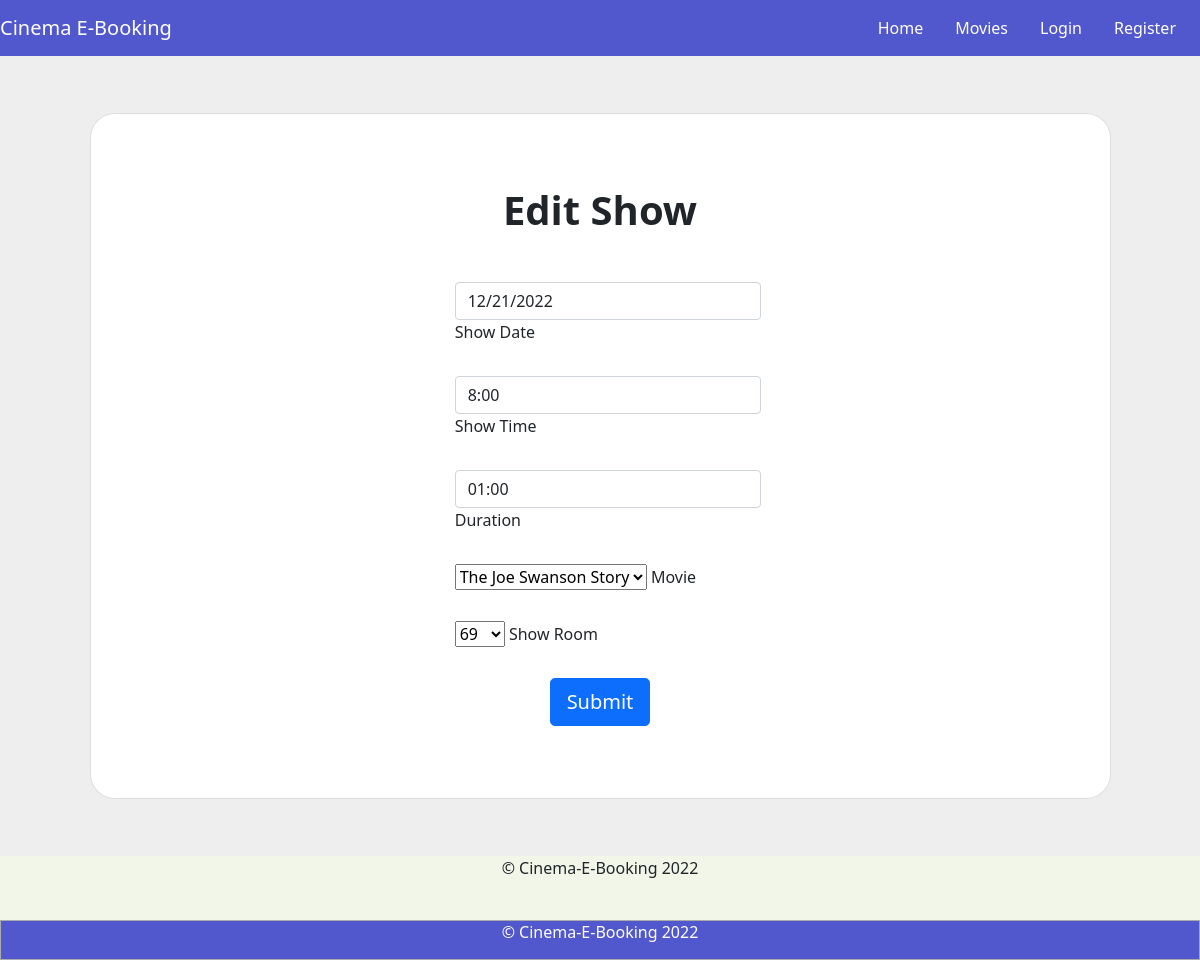
Page /edit-show/7 on the earlier database version.
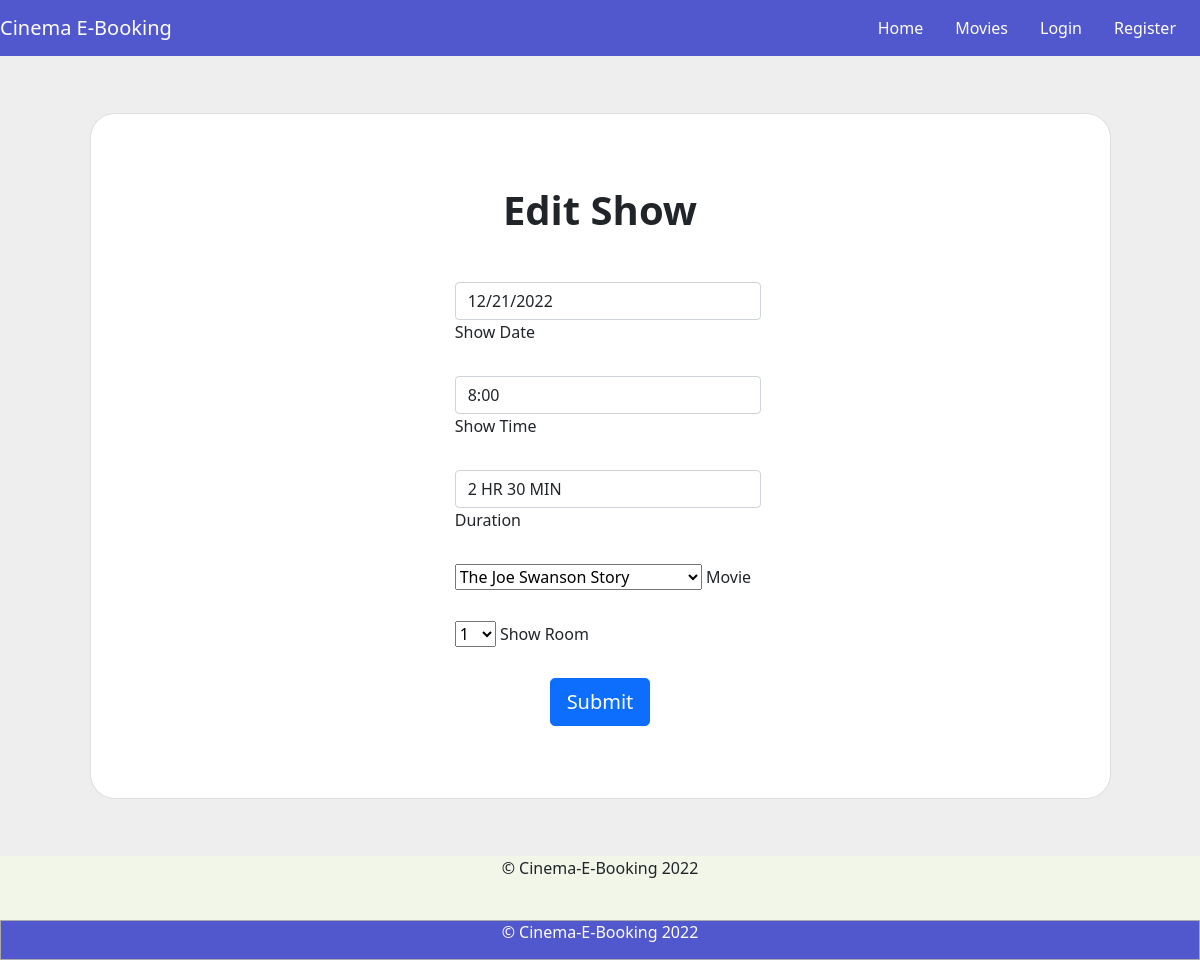
Same page on the later database version.
### website/models/Show.py (models this page shows, shortened)
class Show(db.Model):
    __tablename__ = 'shows'
    id = db.Column("id", db.Integer, nullable=False, primary_key = True)
    show_date = db.Column("show_date", db.String(8), nullable=False)
    show_time = db.Column("show_time", db.String(4), nullable=False)
    duration = db.Column("duration", db.String(4), nullable=False)
    bookings = db.relationship("Booking", back_populates="show")
    movie_id = db.Column("movie_id", db.Integer, db.ForeignKey('movies.id'))
    movie = db.relationship("Movie", back_populates="shows")
    show_room_id = db.Column("show_room_id", db.Integer, db.ForeignKey('show_rooms.id'))
    show_room = db.relationship("ShowRoom", back_populates="shows")

### website/views.py (the view)
@views.route('/edit-show/<int:id>', methods=['GET', 'POST'])
def edit_show(id):
    if request.method == 'POST':
        print(request.form['show_date'])
        print(request.form['show_time'])
        print(request.form['duration'])
        print(request.form.get('submit'))
        show_id = id
        showed = Show.query.filter_by(id=show_id).first()
        db.session.delete(showed)
        newShow = Show(show_date=request.form['show_date'],
                       show_time=request.form['show_time'], duration=request.form['duration'])
        newShow.movie_id = request.form['movies']
        newShow.show_room_id = request.form['show_rooms']
        db.session.add(newShow)
        db.session.commit()
        return redirect(url_for('auth.manage_shows'))
    else:
        print('show id: ', id)
        show = Show.query.filter_by(id=id).first()
        movies = Movie.get_movies()
        show_rooms = ShowRoom.get_show_rooms()
        return render_template("add_show.html", show=show, movies=movies, show_rooms=show_rooms) #Decorator

### website/models/Movies.py (called while the page is built)
    @staticmethod
    def get_movies():
        return Movie.query.all()

### website/models/Show.py (called while the page is built)
    @staticmethod
    def get_show_rooms():
        return ShowRoom.query.all()

### website/templates/add_show.html (shortened to what the changed rows need)
{% extends "base.html" %}
{% block content %}
  <section class="vh-100" style="background-color: #eee;">
      <div class="container h-100">
        <div class="row d-flex justify-content-center align-items-center h-100">
          <div class="col-lg-12 col-xl-11">
            <div class="card text-black" style="border-radius: 25px;">
              <div class="card-body p-md-5">
                <div class="row justify-content-center">
                  <div class="col-md-10 col-lg-6 col-xl-5 order-2 order-lg-1">
                    {% if show == None %}
                      <p class="text-center h1 fw-bold mb-5 mx-1 mx-md-4 mt-4">Add Show</p>
                      <form class="mx-1 mx-md-4" action="" method="post">
                        <div class="d-flex flex-row align-items-center mb-4">
                          <i class="fas fa-user fa-lg me-3 fa-fw"></i>
                          <div class="form-outline flex-fill mb-0">
                            <input type="text" id="register_name" class="form-control" name="show_date" required/>
                            <label class="form-label" for="register_name">Show Date</label>
                          </div>
                        </div>
                        <div class="d-flex flex-row align-items-center mb-4">
                          <i class="fas fa-user fa-lg me-3 fa-fw"></i>
                          <div class="form-outline flex-fill mb-0">
                            <input type="text" id="register_name" class="form-control" name="show_time" required/>
                            <label class="form-label" for="register_name">Show Time</label>
                          </div>
                        </div>
                        <div class="d-flex flex-row align-items-center mb-4">
                          <i class="fas fa-user fa-lg me-3 fa-fw"></i>
                          <div class="form-outline flex-fill mb-0">
                            <input type="text" id="register_name" class="form-control" name="duration" required/>
                            <label class="form-label" for="register_name">Duration</label>
                          </div>
                        </div>
                        <div class="d-flex flex-row align-items-center mb-4">
                          <i class="fas fa-user fa-lg me-3 fa-fw"></i>
                          <div class="form-outline flex-fill mb-0">
                            <select name="movies">
                              {% for movie in movies %}
                                <option value="{{movie.id}}">{{movie.title}}</option>
                              {% endfor %}
                            </select>
                            <label class="form-label" for="register_name">Movie</label>
                          </div>
                        </div>
                        <div class="d-flex flex-row align-items-center mb-4">
                          <i class="fas fa-user fa-lg me-3 fa-fw"></i>
                          <div class="form-outline flex-fill mb-0">
                            <select name="show_rooms">
                              {% for show_room in show_rooms %}
                                <option value="{{show_room.id}}">{{show_room.room_number}}</option>
                              {% endfor %}
                            </select>
                            <label class="form-label" for="register_name">Show Room</label>
                          </div>
                        </div>
                        <div class="d-flex justify-content-center mx-4 mb-3 mb-lg-4">
                          <button type="submit" class="btn btn-primary btn-lg" id = "submit-button" title="Submit" name="submit">Submit</button>
                        </div>
                      </form>
                    {% else %}
                      <p class="text-center h1 fw-bold mb-5 mx-1 mx-md-4 mt-4">Edit Show</p>
                      <form class="mx-1 mx-md-4" action="" method="post">
                        <div class="d-flex flex-row align-items-center mb-4">
                          <div class="form-outline flex-fill mb-0">
                            <input type="text" id="register_name" class="form-control" name="show_date" value="{{show.show_date}}" required/>
                            <label class="form-label" for="register_name">Show Date</label>
                          </div>
                        </div>
                        <div class="d-flex flex-row align-items-center mb-4">
                          <div class="form-outline flex-fill mb-0">
                            <input type="text" id="register_name" class="form-control" name="show_time" value="{{show.show_time}}" required/>
                            <label class="form-label" for="register_name">Show Time</label>
                          </div>
                        </div>
                        <div class="d-flex flex-row align-items-center mb-4">
                          <div class="form-outline flex-fill mb-0">
                            <input type="text" id="register_name" class="form-control" name="duration" value="{{show.duration}}" required/>
                            <label class="form-label" for="register_name">Duration</label>
                          </div>
                        </div>
                        <div class="d-flex flex-row align-items-center mb-4">
                          <div class="form-outline flex-fill mb-0">
                            <select name="movies">
                              {% for movie in movies %}
                                {% if movie.title == show.movie.title %}
                                  <option value="{{movie.id}}" selected>{{movie.title}}</option>
                                {% else %}
                                  <option value="{{movie.id}}">{{movie.title}}</option>
                                {% endif %}
                              {% endfor %}
                            </select>
                            <label class="form-label" for="register_name">Movie</label>
                          </div>
                        </div>
                        <div class="d-flex flex-row align-items-center mb-4">
                          <div class="form-outline flex-fill mb-0">
                            <select name="show_rooms">
                              {% for show_room in show_rooms %}
                                {% if show_room.room_number == show.show_room.room_number %}
                                  <option value="{{show_room.id}}" selected>{{show_room.room_number}}</option>
                                {% else %}
                                  <option value="{{show_room.id}}">{{show_room.room_number}}</option>
                                {% endif %}
                              {% endfor %}
                            </select>
                            <label class="form-label" for="register_name">Show Room</label>
                          </div>
                        </div>
                        <div class="d-flex justify-content-center mx-4 mb-3 mb-lg-4">
                          <button type="submit" class="btn btn-primary btn-lg" id = "submit-button" title="Submit" name="submit" value="{{show.id}}">Submit</button>
                        </div>
                      </form>
                    {% endif %}
                  </div>
                  </div>
                </div>
              </div>
            </div>
          </div>
        </div>
    </section>
{% endblock %}

Differences in the rows shown:
changed Show: duration "01:00" → "2 HR 30 MIN"
Other differences:
form field show_rooms: "69" → "1"
